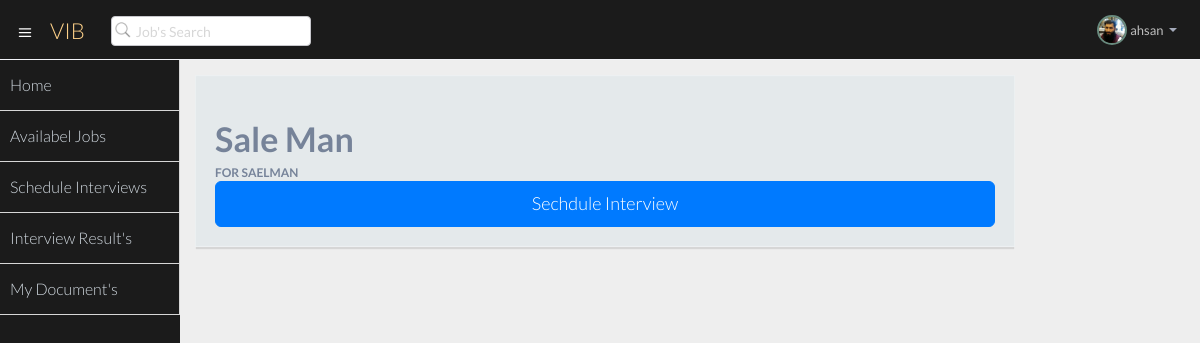
/user/job/ (signed in), run on an earlier commit of the app's database.
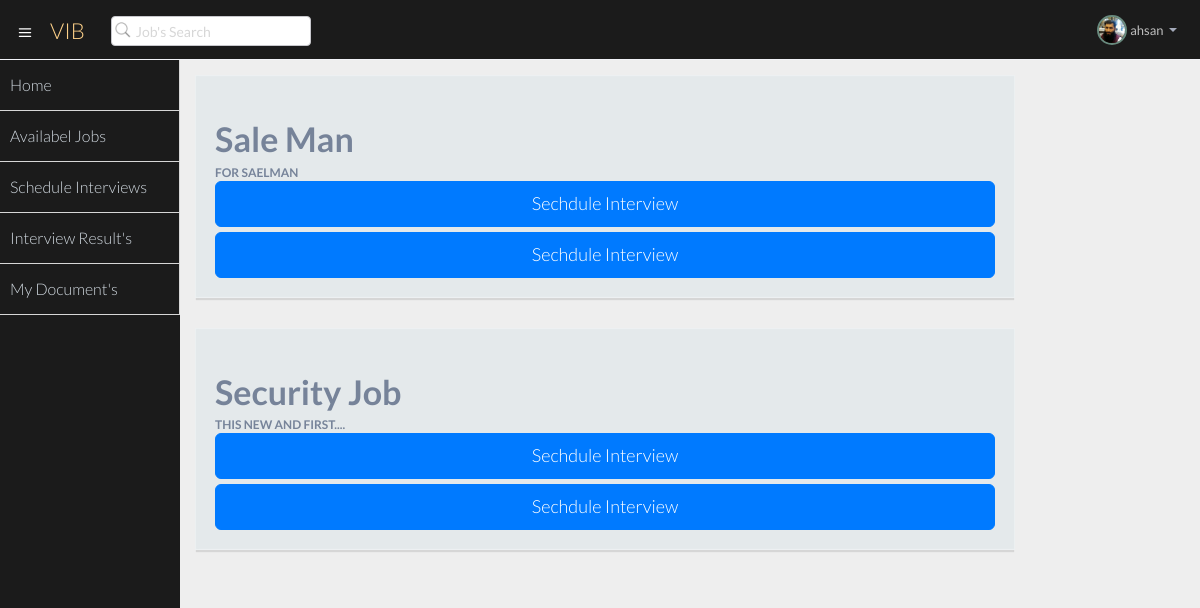
And on a later commit of the database.
### company/models.py (models this page shows, shortened)
class Jobs(models.Model):
    id = models.AutoField(primary_key=True)
    user = models.ForeignKey(User, on_delete=models.CASCADE)
    job_title = models.CharField(max_length=200)
    job_discription = models.CharField(max_length=800)
    pos_tdate = models.DateTimeField(auto_now_add=True, blank=True)
    job_status =models.BooleanField(default=True)

class Interview(models.Model):
    id = models.AutoField(primary_key=True)
    user = models.ForeignKey(User, on_delete=models.CASCADE)
    job = models.ForeignKey(Jobs, on_delete=models.CASCADE)
    company_user_id = models.IntegerField()
    applidejob_id = models.IntegerField()
    schduele_time = models.DateTimeField((""), auto_now=False, auto_now_add=False)
    apply_date = models.DateTimeField(auto_now_add=True, blank=True)
    date = models.DateField()
    time = models.TimeField()
    interview_status =models.BooleanField(default=False)
    confirm_status =models.BooleanField(default=False)
    video_link = models.CharField(max_length=200)
    result = models.CharField(max_length=200)

### user/views.py (the view)
# urls.py: path('user/job/', views.ujob, name='ujob'),
def ujob(request):
    user = User.objects.get(username=request.user.username)
    alljobs = Jobs.objects.all()
    allinterview = Interview.objects.filter(user=user)
    context = {"alljobs": alljobs,"allinterview": allinterview}
    return render(request, "user/job.html", context)

### templates/user/job.html (shortened to what this page needs)
{% extends 'user/basic.html' %}
{% block body %}
{% load static %}
<section id="main-content">
    <section class="wrapper">
        <div class="row">
            {% if alljobs %}
            {% for jobs in alljobs %}
            {% if jobs.job_status %}
            <div class="col-lg-10 col-md-10 col-sm-12 col-xs-12">
                <div class="info-box gray-bg">
                    <div class="count">{{jobs.job_title}}</div>
                    <div class="title">{{jobs.job_discription}}</div>
                    {% if allinterview %}
                        {% for interview in  allinterview %}
                            {% if interview.applidejob_id == jobs.id %}
                             <button class="btn btn-primary btn-lg btn-block" disabled >Applied</button>
                             {% else %}
                                <a href="{% url 'interviewschdule' jobs.id %}" class="btn btn-primary btn-lg btn-block">Sechdule
                                 Interview</a>
                            {% endif %}
                        {% endfor %}
                    {% else %}
                        <a href="{% url 'interviewschdule' jobs.id %}" class="btn btn-primary btn-lg btn-block">Sechdule
                        Interview</a>
                    {% endif %}
                </div>
            </div>
            <div class="col-lg-2 col-md-2 "></div>
            {% endif %}
            {% endfor %}
            {% endif %}
        </div>
    </section>
</section>
{% endblock body %}

What changed in the data, as far as the page shows it:
shown differently, row unchanged: Jobs "Sale Man": no longer shows "Sechdule Interview"
added Interview: applidejob_id "Sechdule Interview"
added Interview: applidejob_id "Sechdule Interview"
added Jobs: job_title "Security Job", job_discription "THIS NEW AND FIRST...."
